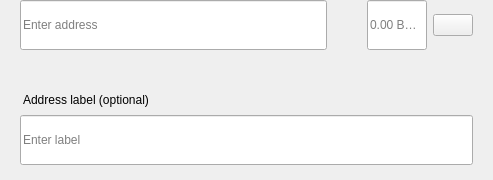
<?xml version="1.0" encoding="UTF-8"?>
<ui version="4.0">
 <class>SendMultiRow</class>
 <widget class="QWidget" name="SendMultiRow">
  <property name="geometry">
   <rect>
    <x>0</x>
    <y>0</y>
    <width>493</width>
    <height>180</height>
   </rect>
  </property>
  <property name="minimumSize">
   <size>
    <width>0</width>
    <height>0</height>
   </size>
  </property>
  <property name="maximumSize">
   <size>
    <width>16777215</width>
    <height>16777215</height>
   </size>
  </property>
  <property name="windowTitle">
   <string>Form</string>
  </property>
  <layout class="QVBoxLayout" name="verticalLayout_3">
   <property name="spacing">
    <number>0</number>
   </property>
   <property name="leftMargin">
    <number>0</number>
   </property>
   <property name="topMargin">
    <number>0</number>
   </property>
   <property name="rightMargin">
    <number>20</number>
   </property>
   <property name="bottomMargin">
    <number>5</number>
   </property>
   <item alignment="Qt::AlignTop">
    <widget class="QWidget" name="widget" native="true">
     <property name="sizePolicy">
      <sizepolicy hsizetype="Expanding" vsizetype="Maximum">
       <horstretch>0</horstretch>
       <verstretch>0</verstretch>
      </sizepolicy>
     </property>
     <property name="minimumSize">
      <size>
       <width>0</width>
       <height>60</height>
      </size>
     </property>
     <property name="maximumSize">
      <size>
       <width>16777215</width>
       <height>85</height>
      </size>
     </property>
     <layout class="QHBoxLayout" name="horizontalLayout" stretch="6,0,2">
      <property name="spacing">
       <number>0</number>
      </property>
      <property name="leftMargin">
       <number>8</number>
      </property>
      <property name="topMargin">
       <number>0</number>
      </property>
      <property name="rightMargin">
       <number>0</number>
      </property>
      <property name="bottomMargin">
       <number>0</number>
      </property>
      <item alignment="Qt::AlignTop">
       <widget class="QStackedWidget" name="stackedAddress">
        <property name="minimumSize">
         <size>
          <width>0</width>
          <height>50</height>
         </size>
        </property>
        <property name="maximumSize">
         <size>
          <width>16777215</width>
          <height>50</height>
         </size>
        </property>
        <widget class="QWidget" name="page_4">
         <property name="sizePolicy">
          <sizepolicy hsizetype="Expanding" vsizetype="Preferred">
           <horstretch>0</horstretch>
           <verstretch>0</verstretch>
          </sizepolicy>
         </property>
         <property name="minimumSize">
          <size>
           <width>0</width>
           <height>50</height>
          </size>
         </property>
         <property name="maximumSize">
          <size>
           <width>16777215</width>
           <height>55</height>
          </size>
         </property>
         <layout class="QVBoxLayout" name="verticalLayout_7">
          <property name="spacing">
           <number>0</number>
          </property>
          <property name="leftMargin">
           <number>12</number>
          </property>
          <property name="topMargin">
           <number>0</number>
          </property>
          <property name="rightMargin">
           <number>0</number>
          </property>
          <property name="bottomMargin">
           <number>0</number>
          </property>
          <item>
           <widget class="QLineEdit" name="lineEditAddress">
            <property name="minimumSize">
             <size>
              <width>0</width>
              <height>50</height>
             </size>
            </property>
            <property name="maximumSize">
             <size>
              <width>16777215</width>
              <height>50</height>
             </size>
            </property>
            <property name="placeholderText">
             <string>Enter address</string>
            </property>
           </widget>
          </item>
         </layout>
        </widget>
        <widget class="QWidget" name="page_3"/>
       </widget>
      </item>
      <item>
       <spacer name="horizontalSpacer_3">
        <property name="orientation">
         <enum>Qt::Horizontal</enum>
        </property>
        <property name="sizeType">
         <enum>QSizePolicy::Fixed</enum>
        </property>
        <property name="sizeHint" stdset="0">
         <size>
          <width>40</width>
          <height>20</height>
         </size>
        </property>
       </spacer>
      </item>
      <item>
       <layout class="QHBoxLayout" name="horizontalLayout_2">
        <property name="spacing">
         <number>6</number>
        </property>
        <item alignment="Qt::AlignTop">
         <widget class="QLineEdit" name="lineEditAmount">
          <property name="sizePolicy">
           <sizepolicy hsizetype="Expanding" vsizetype="Preferred">
            <horstretch>0</horstretch>
            <verstretch>0</verstretch>
           </sizepolicy>
          </property>
          <property name="minimumSize">
           <size>
            <width>0</width>
            <height>50</height>
           </size>
          </property>
          <property name="maximumSize">
           <size>
            <width>16777215</width>
            <height>50</height>
           </size>
          </property>
          <property name="maxLength">
           <number>17</number>
          </property>
          <property name="alignment">
           <set>Qt::AlignLeading|Qt::AlignLeft|Qt::AlignVCenter</set>
          </property>
          <property name="placeholderText">
           <string notr="true">0.00 BTCC</string>
          </property>
         </widget>
        </item>
        <item>
         <layout class="QVBoxLayout" name="verticalLayout">
          <property name="topMargin">
           <number>14</number>
          </property>
          <property name="bottomMargin">
           <number>0</number>
          </property>
          <item alignment="Qt::AlignTop">
           <widget class="QPushButton" name="btnMenu">
            <property name="minimumSize">
             <size>
              <width>0</width>
              <height>0</height>
             </size>
            </property>
            <property name="maximumSize">
             <size>
              <width>16777215</width>
              <height>16777215</height>
             </size>
            </property>
            <property name="focusPolicy">
             <enum>Qt::NoFocus</enum>
            </property>
            <property name="text">
             <string/>
            </property>
           </widget>
          </item>
         </layout>
        </item>
       </layout>
      </item>
     </layout>
    </widget>
   </item>
   <item>
    <widget class="QWidget" name="layoutLabel" native="true">
     <property name="minimumSize">
      <size>
       <width>0</width>
       <height>0</height>
      </size>
     </property>
     <property name="maximumSize">
      <size>
       <width>16777215</width>
       <height>16777215</height>
      </size>
     </property>
     <layout class="QVBoxLayout" name="verticalLayout_9">
      <property name="spacing">
       <number>6</number>
      </property>
      <property name="leftMargin">
       <number>20</number>
      </property>
      <property name="topMargin">
       <number>0</number>
      </property>
      <property name="rightMargin">
       <number>0</number>
      </property>
      <property name="bottomMargin">
       <number>10</number>
      </property>
      <item>
       <spacer name="verticalSpacer">
        <property name="orientation">
         <enum>Qt::Vertical</enum>
        </property>
        <property name="sizeType">
         <enum>QSizePolicy::Fixed</enum>
        </property>
        <property name="sizeHint" stdset="0">
         <size>
          <width>20</width>
          <height>20</height>
         </size>
        </property>
       </spacer>
      </item>
      <item>
       <widget class="QLabel" name="labelSubtitleDescription">
        <property name="styleSheet">
         <string notr="true">margin-bottom:2px;
margin-left:0.05px;
padding:0px;</string>
        </property>
        <property name="text">
         <string>Address label (optional)</string>
        </property>
       </widget>
      </item>
      <item>
       <widget class="QLineEdit" name="lineEditDescription">
        <property name="minimumSize">
         <size>
          <width>0</width>
          <height>50</height>
         </size>
        </property>
        <property name="maximumSize">
         <size>
          <width>16777215</width>
          <height>50</height>
         </size>
        </property>
        <property name="placeholderText">
         <string>Enter label</string>
        </property>
       </widget>
      </item>
     </layout>
    </widget>
   </item>
  </layout>
 </widget>
 <resources/>
 <connections/>
</ui>
